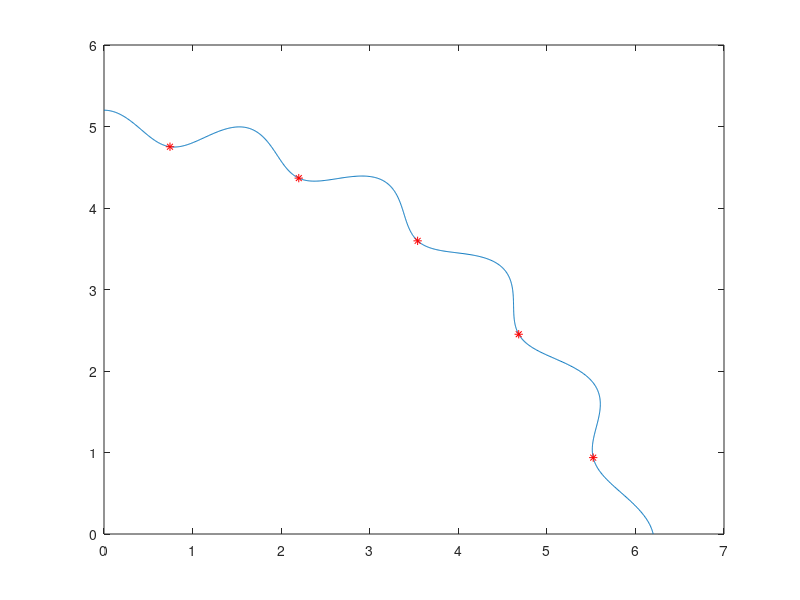

Source code (MATLAB): (Note: this script raises an error after producing the figure.)
clc;
clear all;
K=5;
x=0:0.001:1;
m1 = 5+x.*x+cos(2*K.*pi.*x)./K;
f1 = m1.*sin(x.*pi./2);
f2 = m1.*cos(x.*pi./2);
plot(f1,f2);
hold on;
%% find the index of the minima  
[~,N] = size(x); %% the size of x
index = round(N/K); %% there are two minima of the knee function. 
[mm,mxid] = min(m1(1,1:index));
[mm2,mxid2] = min(m1(1,index:2*index));
[mm3,mxid3] = min(m1(1,2*index:3*index));
[mm4,mxid4] = min(m1(1,3*index:4*index));
[mm5,mxid5] = min(m1(1,4*index:N));
xknee = [];
minx = x(mxid);
minx2 = x(mxid2+index-1);
minx3 = x(mxid3+2*index-1);
minx4 = x(mxid4+3*index-1);
minx5 = x(mxid4+4*index-1);
xknee =[xknee;minx;minx2;minx3;minx4;minx5];
%% verify the minima
PopObj = zeros(5,2);
for i=1:5
    m1 = 5+xknee(i,1).*xknee(i,1)+cos(2*K.*pi.*xknee(i,1))./K;
    f1 = m1.*sin(xknee(i,1).*pi./2);
    f2 = m1.*cos(xknee(i,1).*pi./2);
    PopObj(i,1) = f1;
    PopObj(i,2) = f2;
%     plot(f1,f2,'r*');
    hold on;
end
plot(PopObj(:,1),PopObj(:,2),'r*');
saveKnee('CKP-',PopObj,K);
